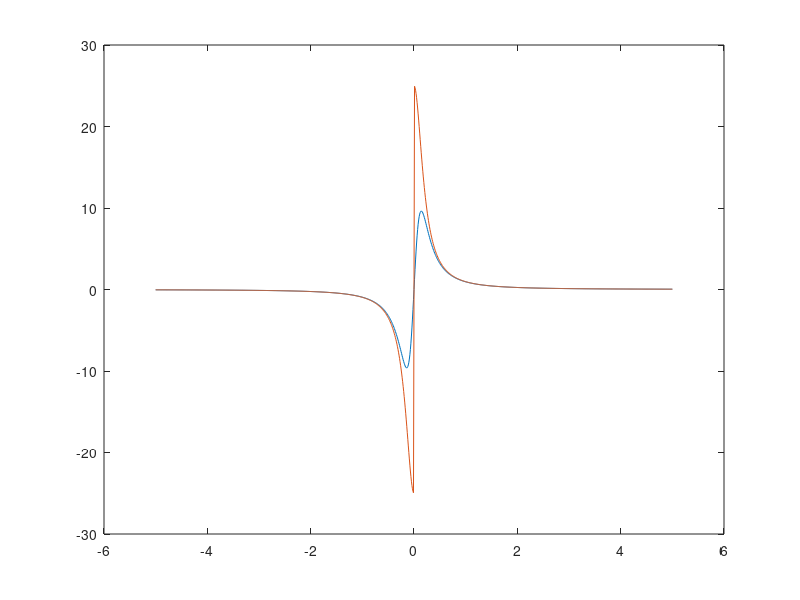

Reproduce this figure in MATLAB.
x = -5:0.01:5;
d0 = 0.2;

f = x./((x.^2 + d0^2).^(1.5));

plot(x,f); hold on

f2 = sign(x)./(x.^2+d0^2);

plot(x,f2)